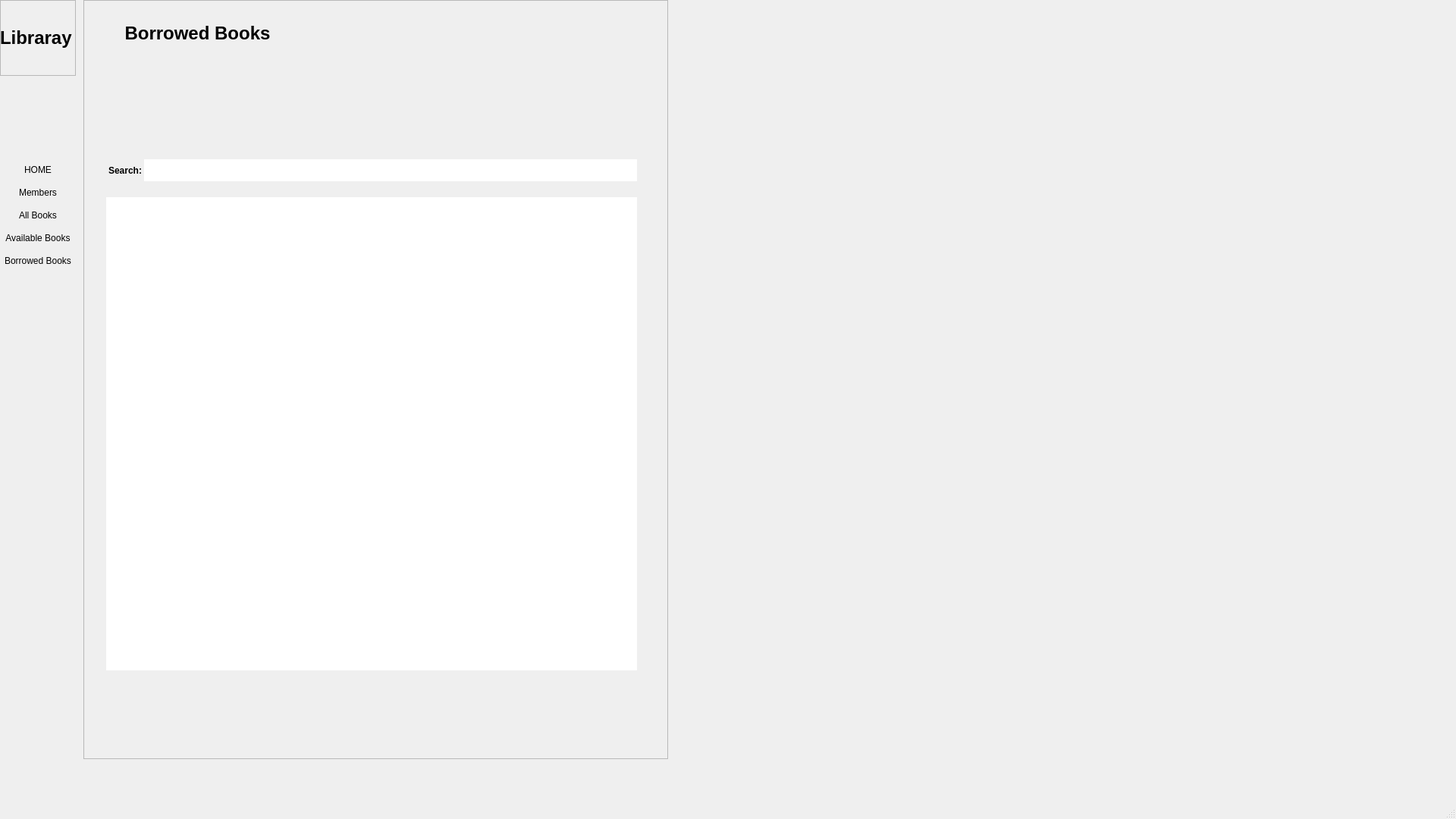
<?xml version="1.0" encoding="UTF-8"?>
<ui version="4.0">
 <class>MainWindow</class>
 <widget class="QMainWindow" name="MainWindow">
  <property name="geometry">
   <rect>
    <x>0</x>
    <y>0</y>
    <width>1920</width>
    <height>1080</height>
   </rect>
  </property>
  <property name="windowTitle">
   <string>MainWindow</string>
  </property>
  <widget class="QWidget" name="centralwidget">
   <widget class="QFrame" name="frame_pages">
    <property name="geometry">
     <rect>
      <x>110</x>
      <y>0</y>
      <width>771</width>
      <height>1001</height>
     </rect>
    </property>
    <property name="frameShape">
     <enum>QFrame::Shape::StyledPanel</enum>
    </property>
    <property name="frameShadow">
     <enum>QFrame::Shadow::Raised</enum>
    </property>
    <layout class="QVBoxLayout" name="verticalLayout_3">
     <item>
      <widget class="QStackedWidget" name="stackedWidget">
       <property name="currentIndex">
        <number>3</number>
       </property>
       <widget class="QWidget" name="page_1_home">
        <widget class="QLabel" name="label_page_1_home">
         <property name="geometry">
          <rect>
           <x>11</x>
           <y>11</y>
           <width>95</width>
           <height>40</height>
          </rect>
         </property>
         <property name="font">
          <font>
           <pointsize>18</pointsize>
           <bold>true</bold>
          </font>
         </property>
         <property name="text">
          <string>page 1</string>
         </property>
         <property name="alignment">
          <set>Qt::AlignmentFlag::AlignHCenter|Qt::AlignmentFlag::AlignTop</set>
         </property>
        </widget>
        <widget class="QPushButton" name="pushButton_borrowedBooks_2">
         <property name="geometry">
          <rect>
           <x>530</x>
           <y>190</y>
           <width>200</width>
           <height>100</height>
          </rect>
         </property>
         <property name="font">
          <font>
           <bold>true</bold>
          </font>
         </property>
         <property name="text">
          <string>Borrowed Books</string>
         </property>
        </widget>
        <widget class="QPushButton" name="pushButton_allBooks_2">
         <property name="geometry">
          <rect>
           <x>30</x>
           <y>190</y>
           <width>200</width>
           <height>101</height>
          </rect>
         </property>
         <property name="font">
          <font>
           <bold>true</bold>
          </font>
         </property>
         <property name="text">
          <string>All Books</string>
         </property>
        </widget>
        <widget class="QPushButton" name="pushButton_availableBooks_2">
         <property name="geometry">
          <rect>
           <x>280</x>
           <y>190</y>
           <width>200</width>
           <height>100</height>
          </rect>
         </property>
         <property name="font">
          <font>
           <bold>true</bold>
          </font>
         </property>
         <property name="text">
          <string>Available Books</string>
         </property>
        </widget>
       </widget>
       <widget class="QWidget" name="page_2_members">
        <widget class="QLabel" name="label_page_2_members">
         <property name="geometry">
          <rect>
           <x>11</x>
           <y>11</y>
           <width>171</width>
           <height>40</height>
          </rect>
         </property>
         <property name="font">
          <font>
           <pointsize>18</pointsize>
           <bold>true</bold>
          </font>
         </property>
         <property name="text">
          <string>Members</string>
         </property>
         <property name="alignment">
          <set>Qt::AlignmentFlag::AlignHCenter|Qt::AlignmentFlag::AlignTop</set>
         </property>
        </widget>
        <widget class="QLineEdit" name="lineEdit_search_members">
         <property name="geometry">
          <rect>
           <x>70</x>
           <y>200</y>
           <width>650</width>
           <height>29</height>
          </rect>
         </property>
         <property name="frame">
          <bool>false</bool>
         </property>
        </widget>
        <widget class="QTableWidget" name="tableWidget_members">
         <property name="geometry">
          <rect>
           <x>20</x>
           <y>250</y>
           <width>700</width>
           <height>624</height>
          </rect>
         </property>
         <property name="minimumSize">
          <size>
           <width>0</width>
           <height>0</height>
          </size>
         </property>
         <property name="autoFillBackground">
          <bool>false</bool>
         </property>
         <property name="frameShape">
          <enum>QFrame::Shape::NoFrame</enum>
         </property>
         <property name="frameShadow">
          <enum>QFrame::Shadow::Plain</enum>
         </property>
         <property name="lineWidth">
          <number>0</number>
         </property>
         <property name="midLineWidth">
          <number>0</number>
         </property>
         <property name="iconSize">
          <size>
           <width>0</width>
           <height>0</height>
          </size>
         </property>
         <property name="rowCount">
          <number>0</number>
         </property>
         <property name="columnCount">
          <number>0</number>
         </property>
        </widget>
        <widget class="QSplitter" name="splitter">
         <property name="geometry">
          <rect>
           <x>20</x>
           <y>890</y>
           <width>314</width>
           <height>29</height>
          </rect>
         </property>
         <property name="orientation">
          <enum>Qt::Orientation::Horizontal</enum>
         </property>
         <widget class="QPushButton" name="pushButton_borrow_book">
          <property name="text">
           <string>Borrow</string>
          </property>
         </widget>
         <widget class="QPushButton" name="pushButton_update">
          <property name="text">
           <string>refresh</string>
          </property>
         </widget>
         <widget class="QLineEdit" name="lineEdit"/>
        </widget>
        <widget class="QPushButton" name="pushButton_delete_member">
         <property name="geometry">
          <rect>
           <x>620</x>
           <y>890</y>
           <width>96</width>
           <height>29</height>
          </rect>
         </property>
         <property name="text">
          <string>delete</string>
         </property>
        </widget>
        <widget class="QLabel" name="label_search_members">
         <property name="geometry">
          <rect>
           <x>20</x>
           <y>200</y>
           <width>50</width>
           <height>29</height>
          </rect>
         </property>
         <property name="font">
          <font>
           <italic>false</italic>
           <bold>true</bold>
          </font>
         </property>
         <property name="frameShape">
          <enum>QFrame::Shape::NoFrame</enum>
         </property>
         <property name="text">
          <string>Search:</string>
         </property>
         <property name="alignment">
          <set>Qt::AlignmentFlag::AlignCenter</set>
         </property>
        </widget>
       </widget>
       <widget class="QWidget" name="page_3_books">
        <widget class="QLabel" name="label_page_3_books">
         <property name="geometry">
          <rect>
           <x>20</x>
           <y>20</y>
           <width>141</width>
           <height>40</height>
          </rect>
         </property>
         <property name="font">
          <font>
           <pointsize>18</pointsize>
           <bold>true</bold>
          </font>
         </property>
         <property name="text">
          <string>All Books</string>
         </property>
         <property name="alignment">
          <set>Qt::AlignmentFlag::AlignHCenter|Qt::AlignmentFlag::AlignTop</set>
         </property>
        </widget>
        <widget class="QPushButton" name="pushButton_borrowedBooks">
         <property name="geometry">
          <rect>
           <x>520</x>
           <y>60</y>
           <width>200</width>
           <height>100</height>
          </rect>
         </property>
         <property name="font">
          <font>
           <bold>true</bold>
          </font>
         </property>
         <property name="text">
          <string>Borrowed Books</string>
         </property>
        </widget>
        <widget class="QPushButton" name="pushButton_allBooks">
         <property name="geometry">
          <rect>
           <x>20</x>
           <y>60</y>
           <width>200</width>
           <height>101</height>
          </rect>
         </property>
         <property name="font">
          <font>
           <bold>true</bold>
          </font>
         </property>
         <property name="text">
          <string>All Books</string>
         </property>
        </widget>
        <widget class="QPushButton" name="pushButton_availableBooks">
         <property name="geometry">
          <rect>
           <x>270</x>
           <y>60</y>
           <width>200</width>
           <height>100</height>
          </rect>
         </property>
         <property name="font">
          <font>
           <bold>true</bold>
          </font>
         </property>
         <property name="text">
          <string>Available Books</string>
         </property>
        </widget>
        <widget class="QTableWidget" name="tableWidget_books">
         <property name="geometry">
          <rect>
           <x>20</x>
           <y>250</y>
           <width>700</width>
           <height>624</height>
          </rect>
         </property>
         <property name="minimumSize">
          <size>
           <width>0</width>
           <height>0</height>
          </size>
         </property>
         <property name="autoFillBackground">
          <bool>false</bool>
         </property>
         <property name="frameShape">
          <enum>QFrame::Shape::NoFrame</enum>
         </property>
         <property name="frameShadow">
          <enum>QFrame::Shadow::Plain</enum>
         </property>
         <property name="lineWidth">
          <number>0</number>
         </property>
         <property name="midLineWidth">
          <number>0</number>
         </property>
         <property name="iconSize">
          <size>
           <width>0</width>
           <height>0</height>
          </size>
         </property>
         <property name="rowCount">
          <number>0</number>
         </property>
         <property name="columnCount">
          <number>0</number>
         </property>
        </widget>
        <widget class="QLabel" name="label_search_book">
         <property name="geometry">
          <rect>
           <x>20</x>
           <y>200</y>
           <width>50</width>
           <height>29</height>
          </rect>
         </property>
         <property name="font">
          <font>
           <italic>false</italic>
           <bold>true</bold>
          </font>
         </property>
         <property name="frameShape">
          <enum>QFrame::Shape::NoFrame</enum>
         </property>
         <property name="text">
          <string>Search:</string>
         </property>
         <property name="alignment">
          <set>Qt::AlignmentFlag::AlignCenter</set>
         </property>
        </widget>
        <widget class="QLineEdit" name="lineEdit_search_books">
         <property name="geometry">
          <rect>
           <x>70</x>
           <y>200</y>
           <width>650</width>
           <height>29</height>
          </rect>
         </property>
         <property name="frame">
          <bool>false</bool>
         </property>
        </widget>
        <widget class="QPushButton" name="pushButton_borrow_book_2">
         <property name="geometry">
          <rect>
           <x>20</x>
           <y>890</y>
           <width>85</width>
           <height>29</height>
          </rect>
         </property>
         <property name="text">
          <string>Borrow</string>
         </property>
        </widget>
       </widget>
       <widget class="QWidget" name="page_4">
        <widget class="QLabel" name="label_page_4_borrowed_books">
         <property name="geometry">
          <rect>
           <x>20</x>
           <y>20</y>
           <width>241</width>
           <height>40</height>
          </rect>
         </property>
         <property name="font">
          <font>
           <pointsize>18</pointsize>
           <bold>true</bold>
          </font>
         </property>
         <property name="text">
          <string>Borrowed Books</string>
         </property>
         <property name="alignment">
          <set>Qt::AlignmentFlag::AlignHCenter|Qt::AlignmentFlag::AlignTop</set>
         </property>
        </widget>
        <widget class="QTableWidget" name="tableWidget_borrowed_books">
         <property name="geometry">
          <rect>
           <x>20</x>
           <y>250</y>
           <width>700</width>
           <height>624</height>
          </rect>
         </property>
         <property name="minimumSize">
          <size>
           <width>0</width>
           <height>0</height>
          </size>
         </property>
         <property name="autoFillBackground">
          <bool>false</bool>
         </property>
         <property name="frameShape">
          <enum>QFrame::Shape::NoFrame</enum>
         </property>
         <property name="frameShadow">
          <enum>QFrame::Shadow::Plain</enum>
         </property>
         <property name="lineWidth">
          <number>0</number>
         </property>
         <property name="midLineWidth">
          <number>0</number>
         </property>
         <property name="iconSize">
          <size>
           <width>0</width>
           <height>0</height>
          </size>
         </property>
         <property name="rowCount">
          <number>0</number>
         </property>
         <property name="columnCount">
          <number>0</number>
         </property>
        </widget>
        <widget class="QLineEdit" name="lineEdit_search_borrowed_books">
         <property name="geometry">
          <rect>
           <x>70</x>
           <y>200</y>
           <width>650</width>
           <height>29</height>
          </rect>
         </property>
         <property name="frame">
          <bool>false</bool>
         </property>
        </widget>
        <widget class="QLabel" name="label_search_borrowed_books">
         <property name="geometry">
          <rect>
           <x>20</x>
           <y>200</y>
           <width>50</width>
           <height>29</height>
          </rect>
         </property>
         <property name="font">
          <font>
           <italic>false</italic>
           <bold>true</bold>
          </font>
         </property>
         <property name="frameShape">
          <enum>QFrame::Shape::NoFrame</enum>
         </property>
         <property name="text">
          <string>Search:</string>
         </property>
         <property name="alignment">
          <set>Qt::AlignmentFlag::AlignCenter</set>
         </property>
        </widget>
       </widget>
      </widget>
     </item>
    </layout>
   </widget>
   <widget class="QFrame" name="frame_pages_navigator">
    <property name="geometry">
     <rect>
      <x>0</x>
      <y>109</y>
      <width>100</width>
      <height>891</height>
     </rect>
    </property>
    <property name="mouseTracking">
     <bool>true</bool>
    </property>
    <property name="frameShape">
     <enum>QFrame::Shape::NoFrame</enum>
    </property>
    <property name="frameShadow">
     <enum>QFrame::Shadow::Plain</enum>
    </property>
    <widget class="QPushButton" name="pushButton_page1">
     <property name="geometry">
      <rect>
       <x>0</x>
       <y>100</y>
       <width>100</width>
       <height>29</height>
      </rect>
     </property>
     <property name="text">
      <string>HOME</string>
     </property>
     <property name="flat">
      <bool>true</bool>
     </property>
    </widget>
    <widget class="QPushButton" name="pushButton_page2">
     <property name="geometry">
      <rect>
       <x>0</x>
       <y>130</y>
       <width>100</width>
       <height>29</height>
      </rect>
     </property>
     <property name="text">
      <string>Members</string>
     </property>
     <property name="flat">
      <bool>true</bool>
     </property>
    </widget>
    <widget class="QPushButton" name="pushButton_page3">
     <property name="geometry">
      <rect>
       <x>0</x>
       <y>160</y>
       <width>100</width>
       <height>29</height>
      </rect>
     </property>
     <property name="text">
      <string>All Books</string>
     </property>
     <property name="flat">
      <bool>true</bool>
     </property>
    </widget>
    <widget class="QPushButton" name="pushButton_page4">
     <property name="geometry">
      <rect>
       <x>0</x>
       <y>190</y>
       <width>100</width>
       <height>29</height>
      </rect>
     </property>
     <property name="text">
      <string>Available Books</string>
     </property>
     <property name="flat">
      <bool>true</bool>
     </property>
    </widget>
    <widget class="QPushButton" name="pushButton_page5">
     <property name="geometry">
      <rect>
       <x>0</x>
       <y>220</y>
       <width>100</width>
       <height>29</height>
      </rect>
     </property>
     <property name="text">
      <string>Borrowed Books</string>
     </property>
     <property name="flat">
      <bool>true</bool>
     </property>
    </widget>
   </widget>
   <widget class="QFrame" name="frame_library_icon">
    <property name="geometry">
     <rect>
      <x>0</x>
      <y>0</y>
      <width>100</width>
      <height>100</height>
     </rect>
    </property>
    <property name="frameShape">
     <enum>QFrame::Shape::StyledPanel</enum>
    </property>
    <property name="frameShadow">
     <enum>QFrame::Shadow::Raised</enum>
    </property>
    <widget class="QLabel" name="label_2">
     <property name="geometry">
      <rect>
       <x>0</x>
       <y>20</y>
       <width>101</width>
       <height>60</height>
      </rect>
     </property>
     <property name="font">
      <font>
       <pointsize>18</pointsize>
       <bold>true</bold>
      </font>
     </property>
     <property name="text">
      <string>Libraray</string>
     </property>
    </widget>
   </widget>
  </widget>
  <widget class="QMenuBar" name="menubar">
   <property name="geometry">
    <rect>
     <x>0</x>
     <y>0</y>
     <width>1920</width>
     <height>25</height>
    </rect>
   </property>
  </widget>
  <widget class="QStatusBar" name="statusbar"/>
 </widget>
 <resources/>
 <connections/>
</ui>
